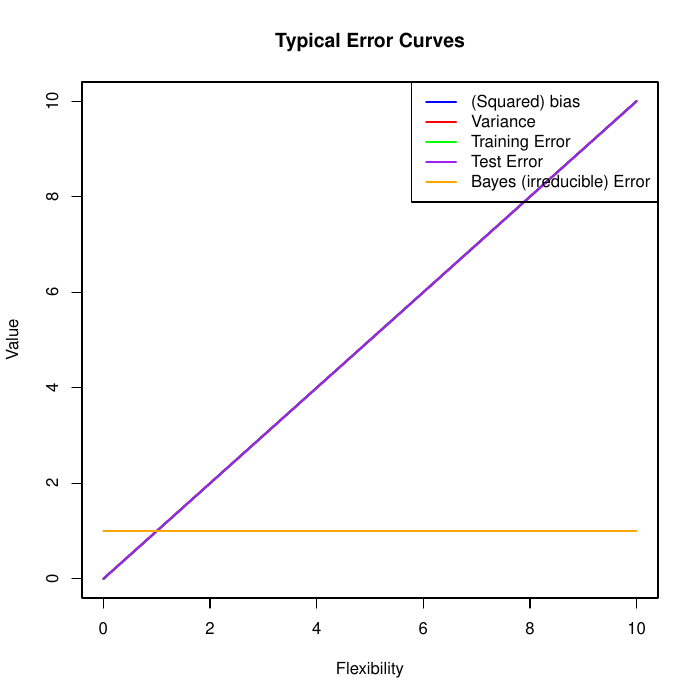

This figure's R source:
# Exercise 2.3(a) - Plots of error curves

squared_bias <- function(x) {
  return(x)
}

variance <- function(x) {
  return(x)
}

training_err <- function(x) {
  return(x)
}

test_err <- function(x) {
  return(x)
}

bayes_err <- function(x) {
  return(rep(1.0, length(x)))
}

x <- seq(0, 10, by = 0.1)

y1 <- squared_bias(x)
y2 <- variance(x)
y3 <- training_err(x)
y4 <- test_err(x)
y5 <- bayes_err(x)

pdf("ex2_3_a.pdf")

plot(x, y1,
  type = "l", col = "blue", lwd = 2, ylim = c(0, 10), xlab = "Flexibility",
  ylab = "Value", main = "Typical Error Curves"
)

lines(x, y2, col = "red", lwd = 2)
lines(x, y3, col = "green", lwd = 2)
lines(x, y4, col = "purple", lwd = 2)
lines(x, y5, col = "orange", lwd = 2)

legend("topright",
  legend = c(
    "(Squared) bias", "Variance", "Training Error", "Test Error",
    "Bayes (irreducible) Error"
  ),
  col = c("blue", "red", "green", "purple", "orange"), lwd = 2
)

dev.off()
